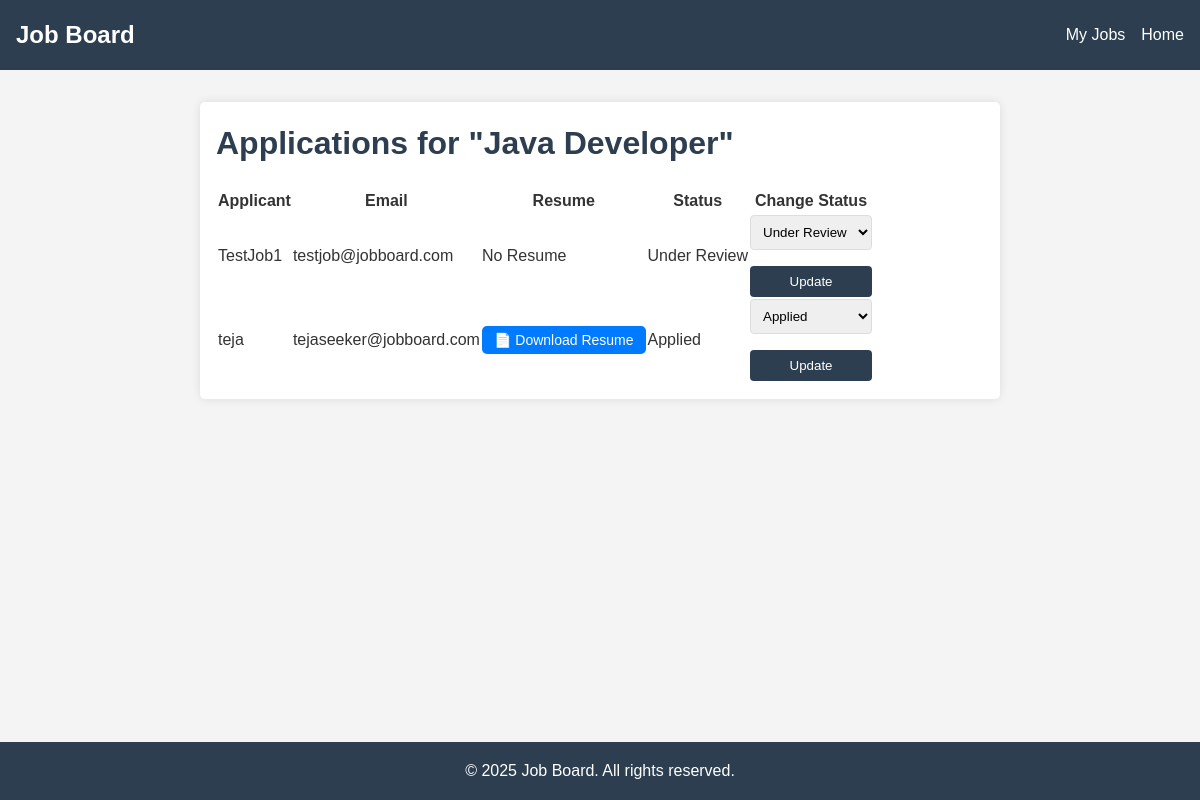
The app's page /employer/job/1/applications (signed in), older data.
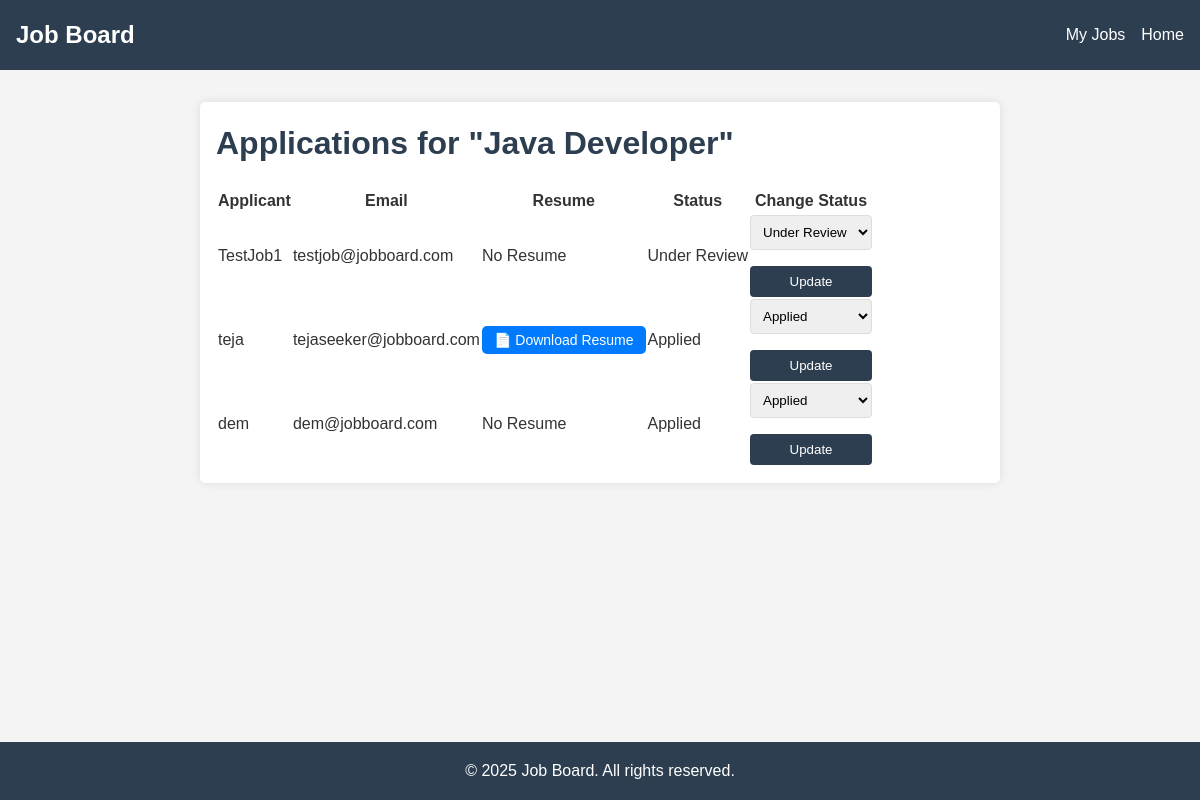
The same page, newer data.
### backend/models.py (models this page shows)
class Application(db.Model):
    __tablename__ = 'application'
    id = db.Column(db.Integer, primary_key=True)
    job_id = db.Column(db.Integer, db.ForeignKey('job.id'), nullable=False)
    seeker_id = db.Column(db.Integer, db.ForeignKey('job_seeker.id'), nullable=False)
    status = db.Column(db.String(50), default='Applied')
    job = db.relationship('Job', back_populates='applications', lazy=True)
    seeker = db.relationship('JobSeeker', back_populates='applications', lazy=True)

class JobSeeker(db.Model):
    __tablename__ = 'job_seeker'
    id = db.Column(db.Integer, primary_key=True)
    name = db.Column(db.String(100), nullable=False)
    email = db.Column(db.String(120), unique=True, nullable=False)
    password = db.Column(db.String(200), nullable=False)
    resume = db.Column(db.String(200))
    applications = db.relationship('Application', back_populates='seeker', lazy=True)

### backend/app.py (the view)
    @app.route("/employer/job/<int:job_id>/applications")
    @login_required(role="employer")
    def employer_view_applications(job_id):
        job = Job.query.get_or_404(job_id)
        if job.employer_id != session["user_id"]:
            flash("Unauthorized.", "danger")
            return redirect(url_for("employer_jobs"))
        applications = (
            Application.query.filter_by(job_id=job_id)
            .join(JobSeeker)
            .add_entity(JobSeeker)
            .all()
        )
        return render_template(
            "employer_view_applications.html",
            job=job,
            applications=applications
        )

### templates/employer_view_applications.html (shortened to what this page needs)
<!DOCTYPE html>
<html lang="en">
<head>
    <link rel="stylesheet" href="{{ url_for('static', filename='css/style.css') }}">
</head>
<body>
<nav>
    <h2>Job Board</h2>
    <ul>
        <li><a href="{{ url_for('employer_jobs') }}">My Jobs</a></li>
        <li><a href="{{ url_for('index') }}">Home</a></li>
    </ul>
</nav>
<main>
    <h1>Applications for "{{ job.title }}"</h1>
    <table>
        <thead>
        <tr>
            <th>Applicant</th>
            <th>Email</th>
            <th>Resume</th>
            <th>Status</th>
            <th>Change Status</th>
        </tr>
        </thead>
        <tbody>
        {% for app, seeker in applications %}
            <tr>
                <td>{{ seeker.name }}</td>
                <td>{{ seeker.email }}</td>
                <td>
                    {% if seeker.resume %}
                        <a href="{{ url_for('uploaded_file', filename=seeker.resume) }}"
                           class="btn-download" target="_blank">
                            📄 Download Resume
                        </a>
                    {% else %}
                        No Resume
                    {% endif %}
                </td>
                <td>{{ app.status }}</td>
                <td>
                    <form method="post"
                          action="{{ url_for('update_application_status', application_id=app.id) }}">
                        <select name="status">
                            <option value="Applied" {% if app.status=='Applied' %}selected{% endif %}>Applied</option>
                            <option value="Under Review" {% if app.status=='Under Review' %}selected{% endif %}>Under Review</option>
                        </select>
                        <button type="submit">Update</button>
                    </form>
                </td>
            </tr>
        {% endfor %}
        </tbody>
    </table>
</main>
<footer>
    <p>&copy; 2025 Job Board. All rights reserved.</p>
</footer>
</body>
</html>

Row changes from the older to the newer data that the page shows:
added Application: name "dem", email "dem@jobboard.com", shows "No Resume", status "Applied"
